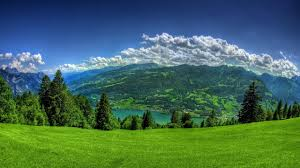
#> input picture experiment4/image.jpg, 300 x 168 px, found by its file name
$ jupyter execute code.ipynb
#> lines starting #> are read from the running program, lines starting #| are printed output that depends on the picture; after the words box and inside, x2 and y2 are one past the last pixel; in counts of white or black regions, pixels touching at a corner belong together
[cell 1]
# import numpy as np
# import cv2
# import matplotlib.pyplot as plt

[cell 2]
import cv2
import numpy as np
import matplotlib.pyplot as plt

# Read image directly in grayscale
src_image = cv2.imread(r'experiment4\image.jpg', cv2.IMREAD_GRAYSCALE)
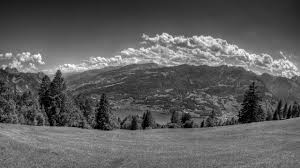
#> src_image: shape (168, 300); min 0, max 255, mean 93.4

# Check if image is loaded
if src_image is None:
    print("Image not found!")
    exit()

# -------------------------
# 1. Image Negation
# -------------------------
negative_image = 255 - src_image
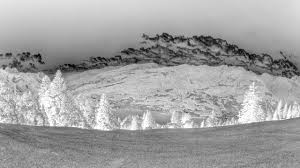
#> negative_image: shape (168, 300); min 0, max 255, mean 161.6

# -------------------------
# 2. Thresholding
# -------------------------
_, thresholded_image = cv2.threshold(src_image, 128, 255, cv2.THRESH_BINARY)
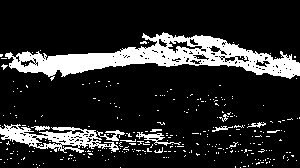
#> thresholded_image: shape (168, 300); 16.2% white; 295 white regions (283 under 20 px), largest, box (x1, y1, x2, y2) and area: (5, 32, 300, 81) 5438, (0, 124, 119, 153) 1432, (136, 132, 181, 146) 177

# -------------------------
# 3. Gamma Correction
# -------------------------
gamma = 2.0

# Normalize image to range [0,1]
normalized_image = src_image / 255.0

# Apply gamma correction

gamma_corrected_image = np.power(normalized_image, 1/gamma)
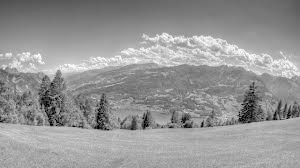
#> gamma_corrected_image: shape (168, 300) float64; min 0, max 1, mean 0.589

# Convert back to range [0,255]
gamma_corrected_image = np.uint8(gamma_corrected_image * 255)

# -------------------------
# Display Images
# -------------------------
plt.figure(figsize=(15,5))

plt.subplot(1,4,1)
plt.imshow(src_image, cmap='gray')
plt.title("Original")
plt.axis('off')

plt.subplot(1,4,2)
plt.imshow(negative_image, cmap='gray')
plt.title("Negative")
plt.axis('off')

plt.subplot(1,4,3)
plt.imshow(thresholded_image, cmap='gray')
plt.title("Threshold")
plt.axis('off')

plt.subplot(1,4,4)
plt.imshow(gamma_corrected_image, cmap='gray')
plt.title("Gamma")
plt.axis('off')

plt.show()
